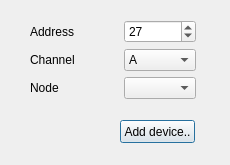
<?xml version="1.0" encoding="UTF-8"?>
<ui version="4.0">
 <class>addDeviceDialog</class>
 <widget class="QDialog" name="addDeviceDialog">
  <property name="geometry">
   <rect>
    <x>0</x>
    <y>0</y>
    <width>230</width>
    <height>165</height>
   </rect>
  </property>
  <property name="windowTitle">
   <string>Dialog</string>
  </property>
  <widget class="QPushButton" name="pushButton">
   <property name="geometry">
    <rect>
     <x>120</x>
     <y>120</y>
     <width>75</width>
     <height>23</height>
    </rect>
   </property>
   <property name="text">
    <string>Add device..</string>
   </property>
  </widget>
  <widget class="QWidget" name="formLayoutWidget">
   <property name="geometry">
    <rect>
     <x>30</x>
     <y>20</y>
     <width>166</width>
     <height>91</height>
    </rect>
   </property>
   <layout class="QFormLayout" name="formLayout">
    <item row="0" column="0">
     <widget class="QLabel" name="label">
      <property name="text">
       <string>Address             </string>
      </property>
     </widget>
    </item>
    <item row="0" column="1">
     <widget class="QSpinBox" name="adressValue">
      <property name="maximum">
       <number>30</number>
      </property>
      <property name="value">
       <number>27</number>
      </property>
     </widget>
    </item>
    <item row="1" column="0">
     <widget class="QLabel" name="label_2">
      <property name="text">
       <string>Channel</string>
      </property>
     </widget>
    </item>
    <item row="1" column="1">
     <widget class="QComboBox" name="channelValue">
      <item>
       <property name="text">
        <string>A</string>
       </property>
      </item>
      <item>
       <property name="text">
        <string>B</string>
       </property>
      </item>
     </widget>
    </item>
    <item row="2" column="0">
     <widget class="QLabel" name="label_3">
      <property name="text">
       <string>Node</string>
      </property>
     </widget>
    </item>
    <item row="2" column="1">
     <widget class="QComboBox" name="controllingVoltageValue"/>
    </item>
   </layout>
  </widget>
 </widget>
 <resources/>
 <connections/>
</ui>
